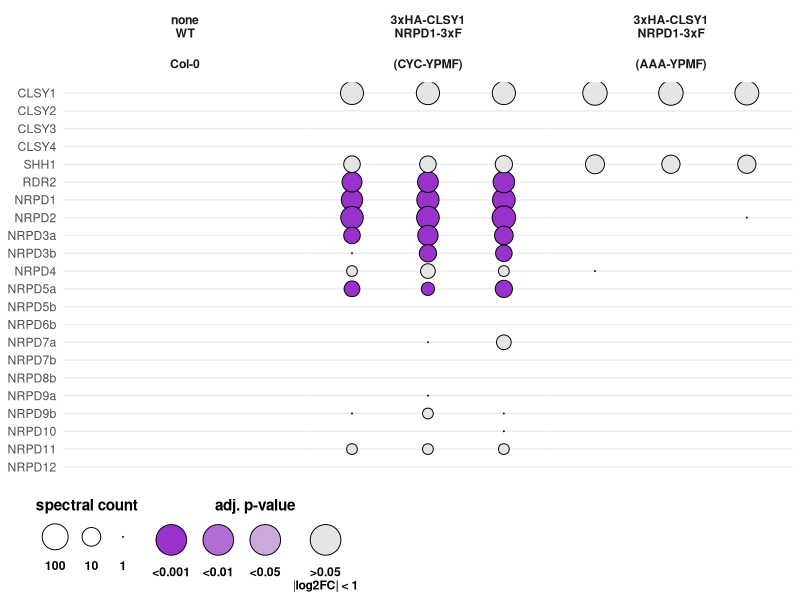
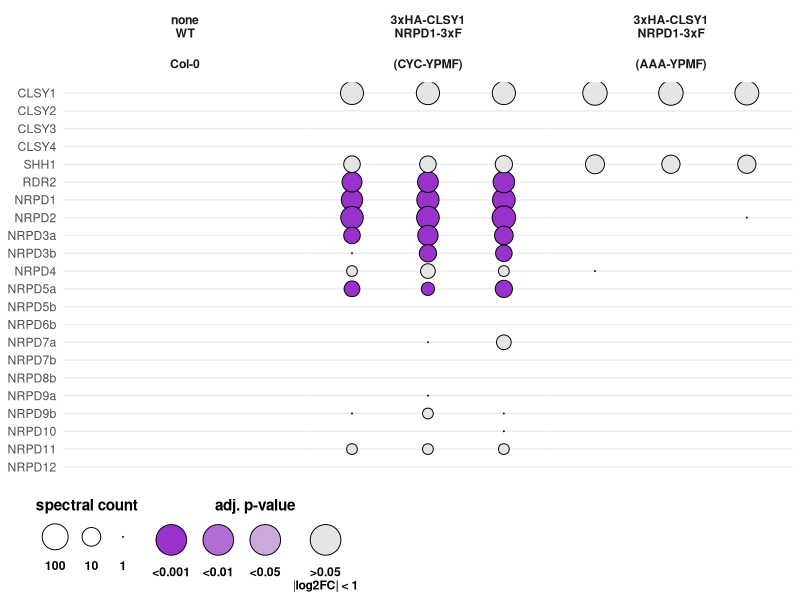
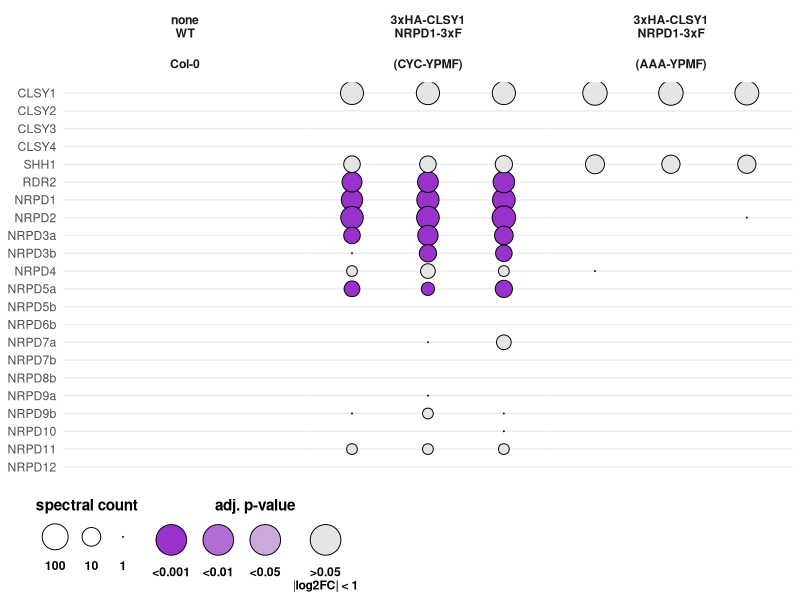
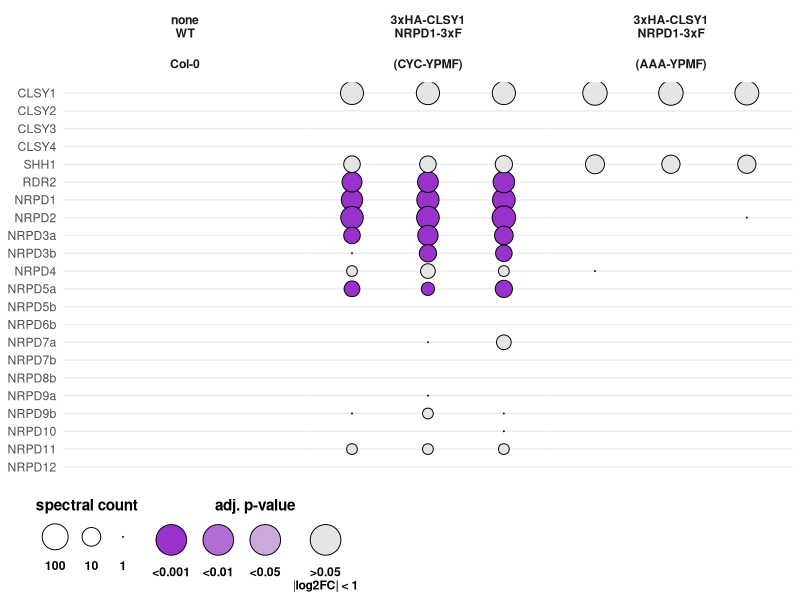

Write R code to recreate these figures, in order.
## *****************************************************************************
##
## Script name: balloonplot_example.R
##
## Purpose of script: Base script used to generate balloon plots for 
##   Felgines et al. 2024 in Fig. 3B and 3D.
##
## Author: Calvin Matteoli
##
## Last Modified: 29-Aug-2024
##
## *****************************************************************************
##
## Notes: This is the base script used for most of the balloon plots in the 
##   paper. It uses the data from figure 3D as an example. Note that the 
##   "WT Col-0" is a negative control not shown in the figure of the paper, the 
##   statistics refer to the other two samples. Using different data there are a
##   few things that need to be changed, they are noted as 
##   "Edit according to dataset". For further explanation please contact the 
##   corresponding authors.
##
## *****************************************************************************

library(rstudioapi)
library(data.table)
library(tidyr)
library(ggplot2)
library(ggpubr)
library(stringr)

#### SETUP ####

# Changing wd to current script's path
setwd(dirname(rstudioapi::getActiveDocumentContext()$path))

# Data loading
# Edit according to dataset
balloon.data <- fread("balloon_plot_example_data_3xHA-CLSY1_Fig3D.txt")

#### DATA PREPARATION ####
# Setting the sample order for the plot
# Edit according to dataset
sample.order <-
  c(
    "Col_0_A",
    "Col_0_B",
    "Col_0_C",
    "NRPD1_WT_A",
    "NRPD1_WT_B",
    "NRPD1_WT_C",
    "NRPD1_MUT_A",
    "NRPD1_MUT_B",
    "NRPD1_MUT_C"
  )
# Setting the gene order for the plot
# Edit according to dataset
gene.order <-
  c(
    "CLSY1",
    "CLSY2",
    "CLSY3",
    "CLSY4",
    "SHH1",
    "RDR2",
    "NRPD1",
    "NRPD2",
    "NRPD3a",
    "NRPD3b",
    "NRPD4",
    "NRPD5a",
    "NRPD5b",
    "NRPD6b",
    "NRPD7a",
    "NRPD7b",
    "NRPD8b",
    "NRPD9a",
    "NRPD9b",
    "NRPD10",
    "NRPD11",
    "NRPD12"
  )

# Preparing for Fold Change calculation
# Edit according to dataset

WT.names <- c("NRPD1_WT_A",
              "NRPD1_WT_B",
              "NRPD1_WT_C")

MUT.names <- c("NRPD1_MUT_A",
               "NRPD1_MUT_B",
               "NRPD1_MUT_C")

# Calculating sums for FC
balloon.data$sumWT <- balloon.data[, rowSums(.SD), .SDcols = WT.names]
balloon.data$sumMUT <- balloon.data[, rowSums(.SD), .SDcols = MUT.names]

# FC calculations
# alpha is used to avoid log(0)
alpha = 1E-10
balloon.data[, log2FC := log2(sumWT+alpha) - log2(sumMUT+alpha)]
balloon.data[, sumWT := NULL]
balloon.data[, sumMUT := NULL]

# Converting to long format for ggplot
balloon.data.long <-
  as.data.table(gather(
    balloon.data,
    genotype,
    peptide,
    all_of(sample.order),
    factor_key = TRUE
  ))

# Setting the order for the samples and genes using factors
balloon.data.long[, genotype := factor(as.character(genotype),
                                       levels = sample.order)]
balloon.data.long[, `Gene name` := factor(`Gene name`,
                                          levels = gene.order)]

# Log calculation for padj and number of peptides
balloon.data.long[, neg_log10_adj_pvalue := -log10(adj_pvalue)]
balloon.data.long[, log_peptide := log10(peptide)]

##### Labelling #####
# Setting Main and Sub categories for the facet_grid function later
# This depends on the way the genotypes are labeled and should be changed 
# accordingly
# Edit according to dataset
balloon.data.long[, Cross :=
                    substring(genotype, 1, nchar(as.character(`genotype`)) - 2)]
balloon.data.long[Cross == "Col_0", Main := "none\nWT"]
balloon.data.long[Cross == "Col_0", Sub := "Col-0"]
balloon.data.long[Cross == "NRPD1_WT", Main := "3xHA-CLSY1\nNRPD1-3xF"]
balloon.data.long[Cross == "NRPD1_WT", Sub := "(CYC-YPMF)"]
balloon.data.long[Cross == "NRPD1_MUT", Main := "3xHA-CLSY1\nNRPD1-3xF"]
balloon.data.long[Cross == "NRPD1_MUT", Sub := "(AAA-YPMF)"]


# Setting the Main and Sub values as factors to order them
# We can use unique directly as all variables are ordered in the table like we
# want them for the plot
# If this is not your case please edit according to the dataset
balloon.data.long[, Main := factor(Main,
                                   levels = unique(balloon.data.long$Main))]
balloon.data.long[, Sub := factor(Sub,
                                  levels = unique(balloon.data.long$Sub))]

##### Setting the p-value thresholds #####
# Defining padj thresholds (>0.05, <0.05, <0.01, <0.001)
thresholds <- c(0.05, 0.01, 0.001)
# Set breaks for the plot
t.breaks <- c(-Inf, -log10(thresholds), Inf)

# Binning the padj for plot coloring and ordering
balloon.data.long[, bin_neg_log10_adj_pvalue :=
                    cut(neg_log10_adj_pvalue, breaks =
                          t.breaks)]
# Setting character representations of the log10 thresholds
# They should correspond to the thresholds set earlier and be ordered
log.thresholds.cut <- c("(-Inf,1.3]",
                        "(1.3,2]",
                        "(2,3]",
                        "(3, Inf]")
# Setting thresholds order according to the previous variable
balloon.data.long[, bin_neg_log10_adj_pvalue := factor(bin_neg_log10_adj_pvalue,
                                                       levels = log.thresholds.cut)]

# Setting |FC|<2 rows to the same as adj.p-value>0.05
balloon.data.long[abs(log2FC) < 1, bin_neg_log10_adj_pvalue := "(-Inf,1.3]"]

# Plot color and label setup
pvalue.labels <- c("<0.001", "<0.01", "<0.05", ">0.05\n|log2FC| < 1")
genPal <- colorRampPalette(colors = c("grey90", "darkorchid"))
palette <- genPal(4)
names(palette) <- log.thresholds.cut

#### PLOT ####
# Processing plot
p <-
  ggplot(data = balloon.data.long) +
           # size.range = c(0, 12)) +
  geom_point(mapping = aes(x = genotype,
                           y = `Gene name`,
                           size = log_peptide,
                           fill = bin_neg_log10_adj_pvalue),
             shape = 21,
             show.legend=TRUE) +
  scale_size_continuous(
    breaks = c("100" = 2, "10" = 1, "1" = 0),
    range = c(0, 10),
    limits = c(0, 2.8)
  ) +
  scale_fill_manual(values = palette,
                    labels = pvalue.labels,
                    drop = FALSE,
                    na.translate = F,
                    guide = guide_legend(
                      override.aes = list(size = 10, fill = rev(palette)),
                      label.position = "bottom",
                      title.position = "top",
                      reverse = FALSE,
                      order = 2
                    )
                    ) +
  scale_y_discrete(limits = rev) +
  labs(size = "spectral count", fill = "adj. p-value") +
  facet_wrap(Main ~ Sub, nrow = 1, scales = "free_x") +
  theme_minimal() +
  theme(
    axis.title.x = ggplot2::element_blank(), 
    axis.text.x = element_blank(),
    axis.ticks.x = element_blank(),
    axis.ticks.y = element_blank(),
    axis.title.y = ggplot2::element_blank(),
    panel.grid.major.x = element_blank(),
    panel.spacing = unit(0, "lines"),
    legend.position = "bottom",
    legend.justification = c("left", "bottom"),
    legend.box.margin = margin(l = -30),
    legend.spacing.x = unit(0, 'cm'),
    legend.margin = margin(t = 0, l = 10),
    legend.text = element_text(face = "bold"),
    legend.title.align = 0.5,
    legend.title = element_text(face = "bold"),
    strip.text.x = element_text(face = "bold"),
    strip.text.y = element_text(face = "bold")
  ) +
  guides(
    size = guide_legend(
      label.position = "bottom",
      title.position =
        "top",
      order = 1
    )
  ); p

# Saving the plot as SVG, PNG and PDF
# Edit according to dataset
ggsave(
  file = "example_3xHA-CLSY1_Fig3D.svg",
  plot = p,
  units = "px",
  width = 390,
  height = 764.5,
  dpi = 105,
  bg = "white"
)
ggsave(
  file = "example_3xHA-CLSY1_Fig3D.png",
  plot = p,
  units = "px",
  width = 390,
  height = 764.5,
  dpi = 105,
  bg = "white"
)
ggsave(
  file = "example_3xHA-CLSY1_Fig3D.pdf",
  plot = p,
  units = "px",
  width = 390,
  height = 764.5,
  dpi = 105,
  bg = "white"
)
